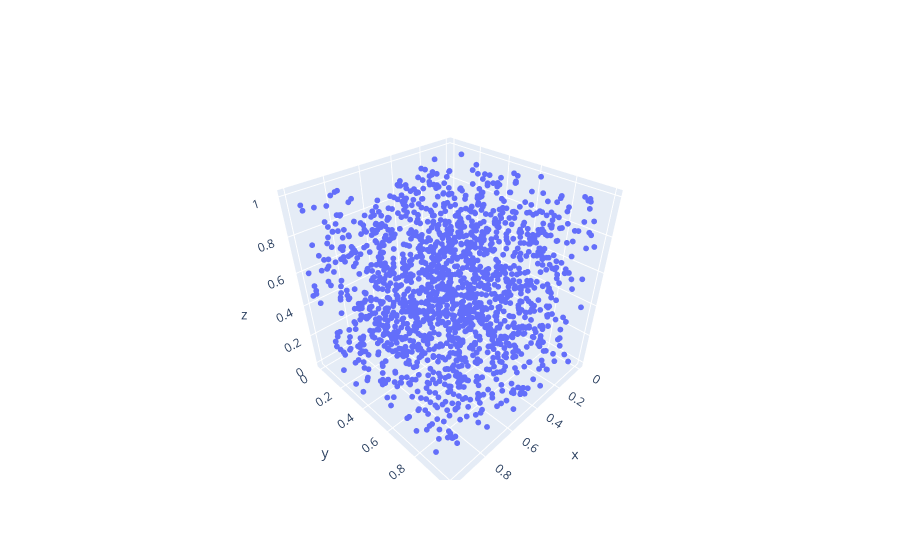

This figure's notebook cell:
### Markdown cell above
You can alter your perspective on this image using the mouse.  From a particular perspective you can see that something has gone horribly wrong ... **RANDU is a really ugly LCG**. 

The above generators are of low quality for producing pseudo-random numbers to drive statistical simulations. We end with a positive note with a LCG that is in use in the Gnu Compiler Collection. It does not have obvious problems as in small periods or as high a correlation as RANDU.

### Code cell
#jmol error JmolInitCheck is not defined
glibCGCCLcg = np.array([x/2**32 for x in linConGen(2**32, 1103515245,12345,13,5010)])
glibCGCCLcg.resize(1670, 3) # resize the randu array to 3 columns
fig = go.Figure(data=[go.Scatter3d(x=glibCGCCLcg[:,0], y=glibCGCCLcg[:,1], z=glibCGCCLcg[:,2],
                                   mode='markers',
                                  marker=dict(size=2))])
fig.show()

### Figure 1 — Plotly figure (JSON) as saved in the notebook; plotly's stock layout.template omitted (floating-point values rounded to 4 significant figures; data arrays with more than 128 entries replaced by an {"elided": "..."} marker saying what was removed)
{"data": [{"marker": {"size": 2}, "mode": "markers", "type": "scatter3d", "x": {"elided": "1670 float values"}, "y": {"elided": "1670 float values"}, "z": {"elided": "1670 float values"}}], "layout": {}}
